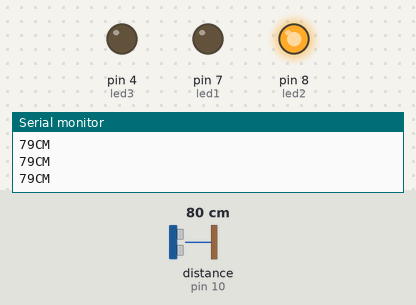
Recording of a sketch running on a simulated Arduino Uno, built with avr-gcc and run on an emulated ATmega328P. Shown: output pins drawn as LEDs (lit = HIGH), the last lines printed to the serial monitor. Wiring (inferred from the names in the program): ultrasonic range finder: trigger pin 9; echo pin 10. Inputs (shaded band) come from the test bench; at power-on: distance to the obstacle (sensor on pin 10) 80 cm. The echo pulse lasts 58.3 µs per cm; pins used as bus, display or sensor lines are not drawn.

Above: at 1.2 s.
1.3 s: distance to the obstacle (sensor on pin 10) set to 18 cm
4.3 s: distance to the obstacle (sensor on pin 10) set to 14 cm
At 4.7 s:
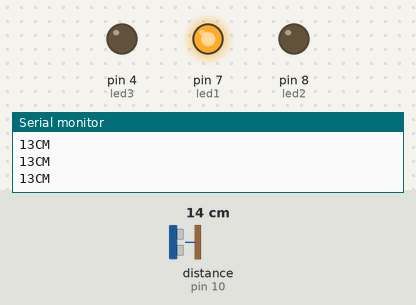
5.8 s: distance to the obstacle (sensor on pin 10) set to 120 cm
At 6.2 s:
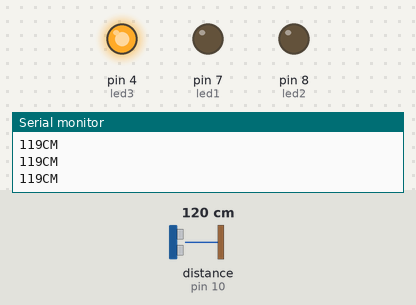
7.3 s: distance to the obstacle (sensor on pin 10) set to 105 cm
8.8 s: distance to the obstacle (sensor on pin 10) set to 98 cm
At 9.7 s:
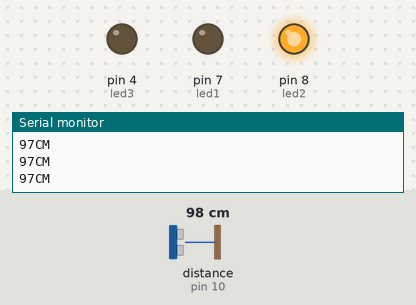
10.3 s: distance to the obstacle (sensor on pin 10) set to 2 cm
At 11.7 s:
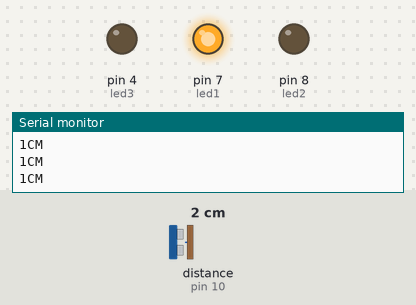
Timing chart, 0 to 12.8 s (numbered marks = the images above; inputs shaded):
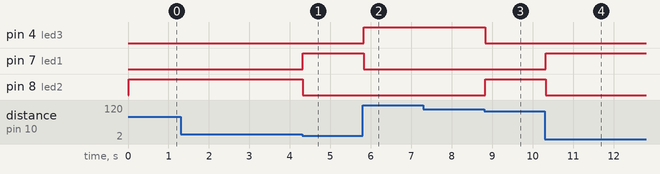

The sketch:

Ultrasonic.ino
```cpp
int trigpin = 9;
int echopin = 10;
int led1 = 7;
int led2 = 8;
int led3 = 4;

void setup() {
  // put your setup code here, to run once:
  Serial.begin(9600);
  pinMode(led1,OUTPUT);
  pinMode(led2,OUTPUT);
  pinMode(led3,OUTPUT);
  pinMode(trigpin,OUTPUT);
  pinMode(echopin,INPUT);


}

void loop() {
  // put your main code here, to run repeatedly:
  long duration,distance;
  digitalWrite(trigpin,HIGH);
  delayMicroseconds(1000);
  digitalWrite(trigpin,LOW);
  duration=pulseIn(echopin,HIGH);
  distance =(duration/2)/29.1;
  Serial.print(distance);
  Serial.println("CM");
  delay(10);
  if((distance<15))                            //red
  {
    digitalWrite(led1,HIGH);
    digitalWrite(led2,LOW);
    digitalWrite(led3,LOW);
    }
    else if(distance>100)                       //yellow
    {

    digitalWrite(led1,LOW);
    digitalWrite(led2,LOW);
    digitalWrite(led3,HIGH);
      }
      else                                      //green
      {
        digitalWrite(led1,LOW);
    digitalWrite(led2,HIGH);
    digitalWrite(led3,LOW);
        }


}
```

Measured:
- the behaviour switches between 16 and 15 cm on distance to the obstacle (sensor on pin 10) (found by bisection; images 0 and 1)
- the behaviour switches between 102 and 101 cm on distance to the obstacle (sensor on pin 10) (found by bisection; images 2 and 3)
- after the input at 4.3 s, pin 7 (led1): LOW → HIGH at once; pin 8 (led2): HIGH → LOW at once
- after the input at 5.8 s, pin 4 (led3): LOW → HIGH at once; pin 7 (led1): HIGH → LOW at once
- after the input at 8.8 s, pin 4 (led3): HIGH → LOW at once; pin 8 (led2): LOW → HIGH at once
- after the input at 10.3 s, pin 7 (led1): LOW → HIGH at once; pin 8 (led2): HIGH → LOW at once
